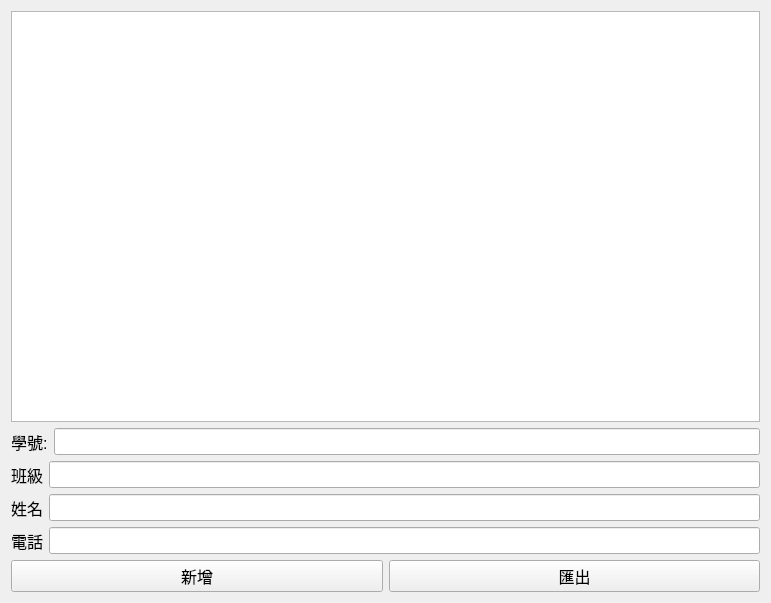
<?xml version="1.0" encoding="UTF-8"?>
<ui version="4.0">
 <class>Widget</class>
 <widget class="QWidget" name="Widget">
  <property name="geometry">
   <rect>
    <x>0</x>
    <y>0</y>
    <width>771</width>
    <height>603</height>
   </rect>
  </property>
  <property name="windowTitle">
   <string>Widget</string>
  </property>
  <layout class="QVBoxLayout" name="verticalLayout_2">
   <item>
    <layout class="QVBoxLayout" name="verticalLayout">
     <item>
      <widget class="QTableWidget" name="tableWidget"/>
     </item>
     <item>
      <layout class="QHBoxLayout" name="horizontalLayout_5">
       <item>
        <widget class="QLabel" name="label">
         <property name="font">
          <font>
           <pointsize>12</pointsize>
          </font>
         </property>
         <property name="text">
          <string>學號:</string>
         </property>
        </widget>
       </item>
       <item>
        <widget class="QLineEdit" name="lineEdit">
         <property name="font">
          <font>
           <pointsize>12</pointsize>
          </font>
         </property>
        </widget>
       </item>
      </layout>
     </item>
     <item>
      <layout class="QHBoxLayout" name="horizontalLayout_4">
       <item>
        <widget class="QLabel" name="label_3">
         <property name="font">
          <font>
           <pointsize>12</pointsize>
          </font>
         </property>
         <property name="text">
          <string>班級</string>
         </property>
        </widget>
       </item>
       <item>
        <widget class="QLineEdit" name="lineEdit_2">
         <property name="font">
          <font>
           <pointsize>12</pointsize>
          </font>
         </property>
        </widget>
       </item>
      </layout>
     </item>
     <item>
      <layout class="QHBoxLayout" name="horizontalLayout_3">
       <item>
        <widget class="QLabel" name="label_4">
         <property name="font">
          <font>
           <pointsize>12</pointsize>
          </font>
         </property>
         <property name="text">
          <string>姓名</string>
         </property>
        </widget>
       </item>
       <item>
        <widget class="QLineEdit" name="lineEdit_3">
         <property name="font">
          <font>
           <pointsize>12</pointsize>
          </font>
         </property>
        </widget>
       </item>
      </layout>
     </item>
     <item>
      <layout class="QHBoxLayout" name="horizontalLayout_2">
       <item>
        <widget class="QLabel" name="label_2">
         <property name="font">
          <font>
           <pointsize>12</pointsize>
          </font>
         </property>
         <property name="text">
          <string>電話</string>
         </property>
        </widget>
       </item>
       <item>
        <widget class="QLineEdit" name="lineEdit_4">
         <property name="font">
          <font>
           <pointsize>12</pointsize>
          </font>
         </property>
        </widget>
       </item>
      </layout>
     </item>
     <item>
      <layout class="QHBoxLayout" name="horizontalLayout">
       <item>
        <widget class="QPushButton" name="pushButton">
         <property name="font">
          <font>
           <pointsize>12</pointsize>
          </font>
         </property>
         <property name="text">
          <string>新增</string>
         </property>
        </widget>
       </item>
       <item>
        <widget class="QPushButton" name="pushButton_2">
         <property name="font">
          <font>
           <pointsize>12</pointsize>
          </font>
         </property>
         <property name="text">
          <string>匯出</string>
         </property>
        </widget>
       </item>
      </layout>
     </item>
    </layout>
   </item>
  </layout>
 </widget>
 <resources/>
 <connections/>
</ui>
